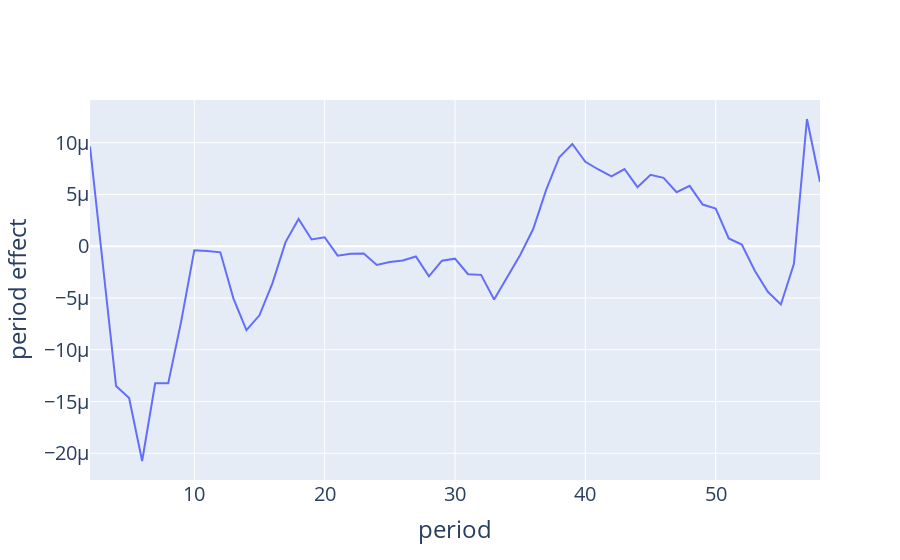

The cell this chart's notebook holds for it:
### Code cell
clf_c = clf1.coef_[len_t + len_v + 1:len_t + len_v + len_c]
c_range = [c.min(),c.max()]
c_layout = go.Layout(
    title=
        {
            'y':0.9,
            'x':0.45,
            'xanchor': 'center', 
            'yanchor': 'top'
        },
        xaxis=dict(
            title="period",
            #range = c_range
        ),
        yaxis=dict(
            title="period effect"
        ),
        font=dict(
                size=20
        )
    )

period_trace0 = go.Scatter(
    x = c,
    y = clf_c,
    mode = 'lines',
    name = 'default rate'
)

period_fig = go.Figure({'data': [period_trace0],'layout': c_layout})
period_fig.show()
#py.plot(period_fig, filename='..\\..\\res\\apc_period.html',auto_open = False)

### Figure 1 — Plotly figure (JSON) as saved in the notebook; plotly's stock layout.template omitted (floating-point values rounded to 4 significant figures)
{"data": [{"mode": "lines", "name": "default rate", "type": "scatter", "x": [2, 3, 4, 5, 6, 7, 8, 9, 10, 11, 12, 13, 14, 15, 16, 17, 18, 19, 20, 21, 22, 23, 24, 25, 26, 27, 28, 29, 30, 31, 32, 33, 34, 35, 36, 37, 38, 39, 40, 41, 42, 43, 44, 45, 46, 47, 48, 49, 50, 51, 52, 53, 54, 55, 56, 57, 58, 59], "y": [9.642e-06, -1.858e-06, -1.351e-05, -1.466e-05, -2.074e-05, -1.324e-05, -1.324e-05, -7.232e-06, -3.881e-07, -4.707e-07, -5.914e-07, -5.029e-06, -8.112e-06, -6.674e-06, -3.564e-06, 3.948e-07, 2.635e-06, 6.527e-07, 8.638e-07, -9.084e-07, -7.19e-07, -7.004e-07, -1.813e-06, -1.53e-06, -1.386e-06, -9.877e-07, -2.907e-06, -1.392e-06, -1.203e-06, -2.705e-06, -2.765e-06, -5.137e-06, -3.008e-06, -8.439e-07, 1.66e-06, 5.47e-06, 8.593e-06, 9.873e-06, 8.152e-06, 7.408e-06, 6.752e-06, 7.453e-06, 5.7e-06, 6.903e-06, 6.604e-06, 5.214e-06, 5.833e-06, 4.024e-06, 3.63e-06, 7.463e-07, 1.552e-07, -2.362e-06, -4.399e-06, -5.622e-06, -1.697e-06, 1.228e-05, 6.201e-06]}], "layout": {"font": {"size": 20}, "title": {"x": 0.45, "xanchor": "center", "y": 0.9, "yanchor": "top"}, "xaxis": {"title": {"text": "period"}}, "yaxis": {"title": {"text": "period effect"}}}}
